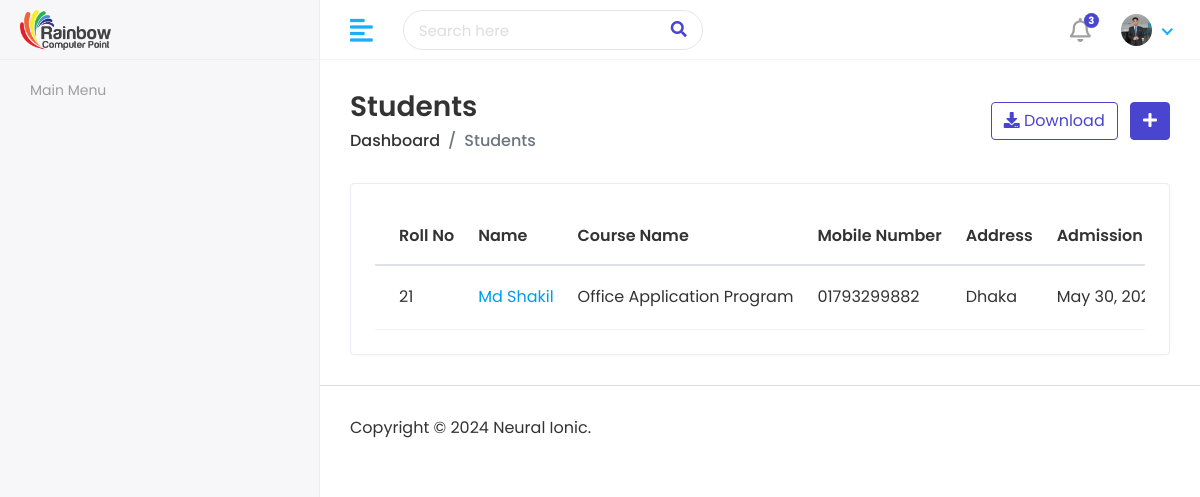
/studentList/, run on an earlier commit of the app's database.
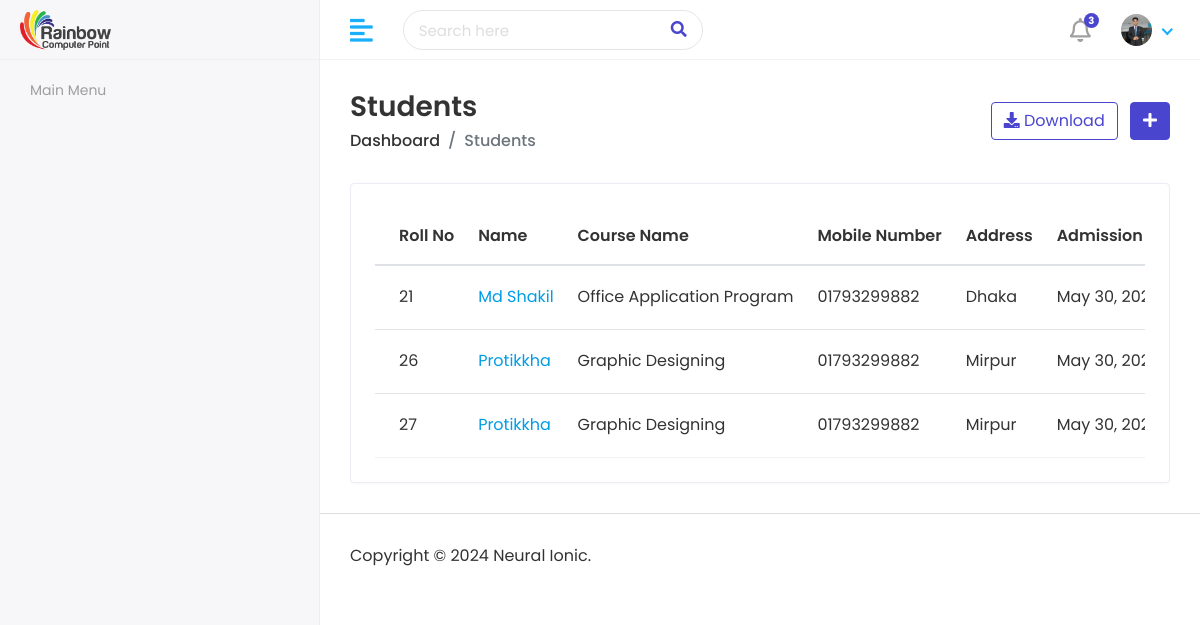
And on a later commit of the database.
### RainbowApp/models.py (models this page shows)
class StudentInfoModel(models.Model):
    user = models.OneToOneField(CustomUserModel, on_delete =models.CASCADE,related_name='studentuser')
    StudentName = models.CharField(max_length=100)
    FatherName = models.CharField(max_length=100)
    MotherName = models.CharField(max_length=100)
    GENDER = [
        ('Male','Male'),
        ('Female','Female'),
    ]
    Gender = models.CharField(choices=GENDER,max_length=100)
    DOB = models.DateField()
    Religion = models.CharField(max_length=100)
    Mobile = models.CharField(max_length=100)
    EmergencyMobile = models.CharField(max_length=100)
    StudentPhoto = models.ImageField(upload_to='pendingstudent')
    PresentAddress = models.CharField(max_length=100)
    PermanentAddress = models.CharField(max_length=100)
    RollNo = models.CharField(max_length=100)
    CourseName = models.ForeignKey(CourseInfoModel,on_delete=models.DO_NOTHING)
    BatchNo = models.CharField(max_length=100)
    Batchschedule = models.CharField(max_length=100)
    SECTION = [
        ('A','A'),
        ('B','B'),
        ('C','C'),
    ]
    Section = models.CharField(max_length=100)
    CourseFee = models.CharField(max_length=100)
    Payment = models.CharField(max_length=100)
    Due = models.CharField(max_length=100)
    AdmissionDate = models.DateField(auto_now_add=True)
    LastModified = models.DateField(auto_now=True)

class CourseInfoModel(models.Model):
    CourseName = models.CharField(max_length=100)
    CourseDuration = models.CharField(max_length=100)
    WeeklyClass = models.CharField(max_length=100)
    ClassDurationHour = models.CharField(max_length=100)
    ClassDurationMinute = models.CharField(max_length=100)
    CourseFee = models.CharField(max_length=100)
    AboutCourse = models.TextField()
    CourseTopics = models.TextField()
    CourseImage = models.ImageField(upload_to='courseImg')
    def __str__(self):
        return self.CourseName

### RainbowProject/studentviews.py (the view)
# urls.py: path('studentList/',studentList, name='studentList'),
def studentList(request):
    studentinfo = StudentInfoModel.objects.all()
    context = {
        'studentinfo':studentinfo,
    }
    return render(request,'students/studentlist.html',context)

### template/students/studentlist.html (shortened to what this page needs)
{% extends 'adminmaster/adminmaster.html' %}
{% block admincontent %}
{% load static %}
<div class="content container-fluid">
    <div class="page-header">
       <div class="row align-items-center">
          <div class="col">
             <h3 class="page-title">Students</h3>
             <ul class="breadcrumb">
                <li class="breadcrumb-item"><a href="{% url 'adminDashboard' %}">Dashboard</a></li>
                <li class="breadcrumb-item active">Students</li>
             </ul>
          </div>
          <div class="col-auto text-right float-right ml-auto">
             <a href="#" class="btn btn-outline-primary mr-2"><i class="fas fa-download"></i> Download</a>
             <a href="{% url 'addStudentPage' %}" class="btn btn-primary"><i class="fas fa-plus"></i></a>
          </div>
       </div>
    </div>
    <div class="row">
       <div class="col-sm-12">
          <div class="card card-table">
             <div class="card-body">
                <div class="table-responsive">
                   <table class="table table-hover table-center mb-0 datatable">
                      <thead>
                         <tr>
                            <th>Roll No</th>
                            <th>Name</th>
                            <th>Course Name</th>
                            <th>Mobile Number</th>
                            <th>Address</th>
                            <th>Admission Date</th>
                         </tr>
                      </thead>
                      <tbody>
                        {% for i in studentinfo %}
                        <tr>
                           <td>{{i.RollNo}}</td>
                           <td>
                                 <a href="">{{i.StudentName}}</a>
                           </td>
                           <td>{{i.CourseName}}</td>
                           <td>{{i.Mobile}}</td>
                           <td>{{i.PresentAddress}}</td>
                           <td>{{i.AdmissionDate}}</td>
                        </tr>
                        {% endfor %}
                      </tbody>
                   </table>
                </div>
             </div>
          </div>
       </div>
    </div>
 </div>
{% endblock admincontent %}

What changed in the data, as far as the page shows it:
added StudentInfoModel: RollNo "26", StudentName "Protikkha", CourseName "Graphic Designing", Mobile "01793299882", PresentAddress "Mirpur", AdmissionDate "May 30,…"
added StudentInfoModel: RollNo "27", StudentName "Protikkha", CourseName "Graphic Designing", Mobile "01793299882", PresentAddress "Mirpur", AdmissionDate "May 30,…"
